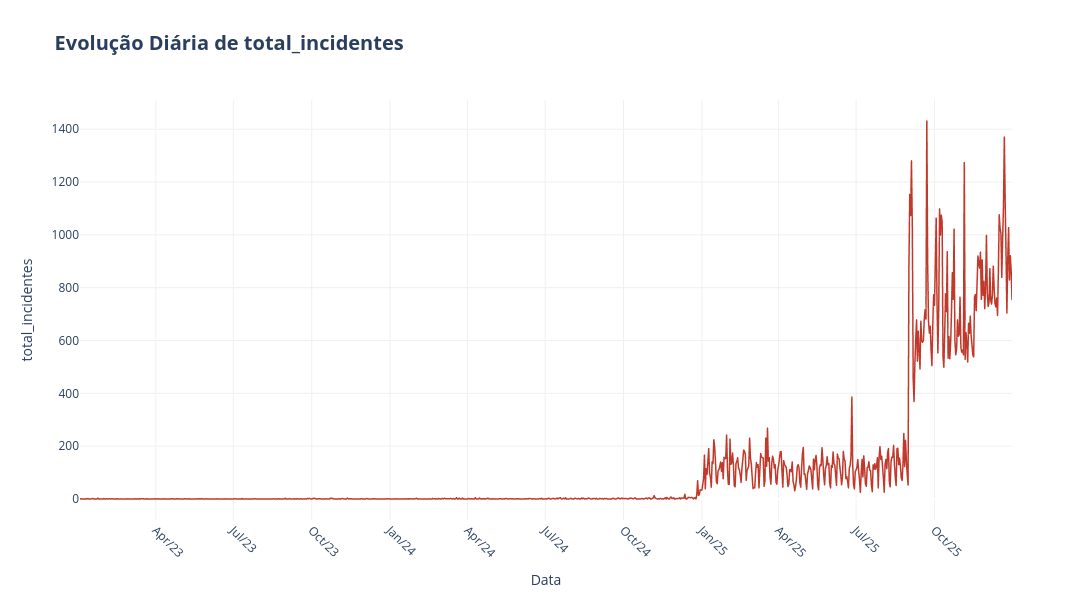
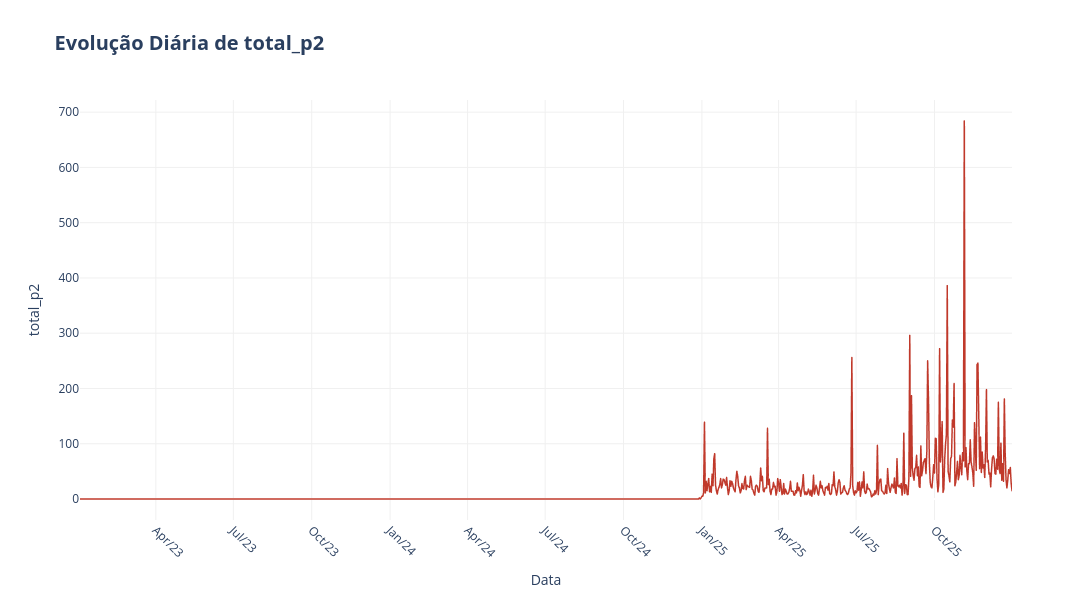
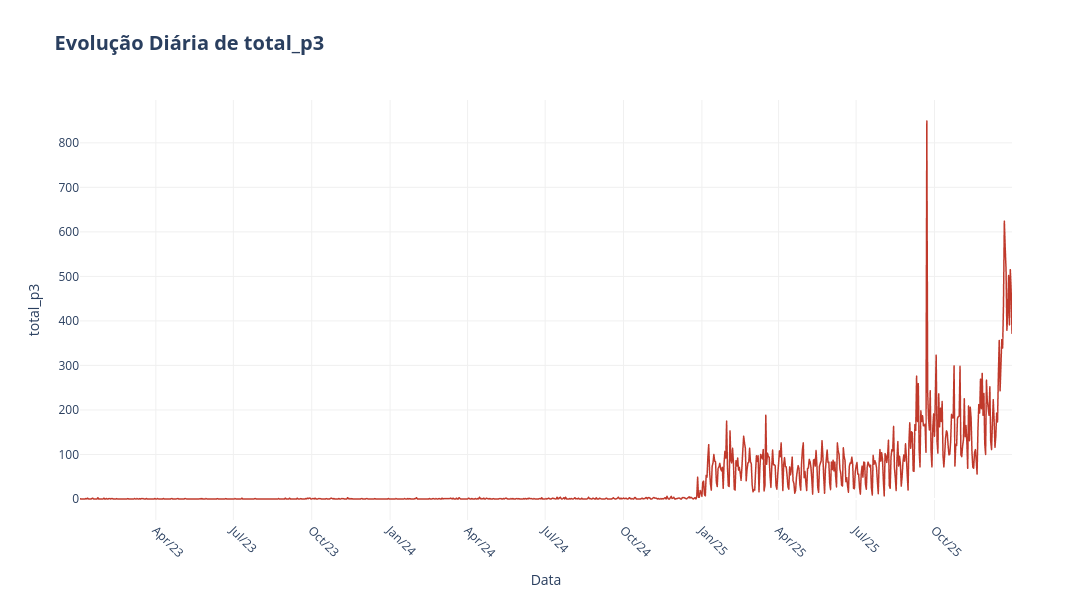
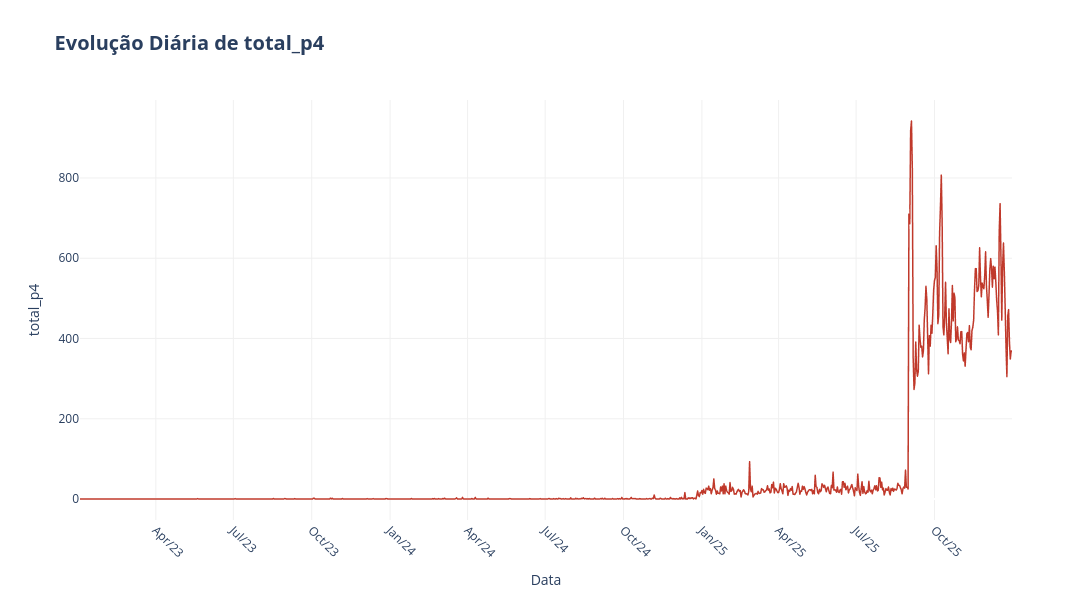

The cell these charts' notebook holds for them, in order:
### Markdown cell above
### Mapeamento do Comportamento Cronológico
Ao criar um gráfico de incidentes por dia, poderemos visualizar como a variável alvo tem se comportado ao longo do tempo. O que permitirá a identificação de possíveis quebras e tendências.

### Code cell
# Criando gráfico de incidentes por dia em ordem cronológica

for col in ["total_incidentes", "total_p2", "total_p3", "total_p4"]:
  fig = px.line(
      df_diario,
      x='data',
      y=col,
      title=f'<b>Evolução Diária de {col}</b>',
      labels={'data': 'Data', 'incidentes': 'Quantidade de Incidentes'}
  )

  fig.update_traces(
      line=dict(color='#c0392b', width=1.5),
      hovertemplate='<b>Data:</b> %{x|%d/%m/%Y}<br><b>Incidentes:</b> %{y}<extra></extra>'
  )

  fig.update_layout(
      title_font_size=20,
      hovermode='x unified',
      plot_bgcolor='white',
      xaxis=dict(
          showgrid=True,
          gridcolor='#f0f0f0',
          nticks=15,
          tickformat='%b/%y',
          tickangle=45
      ),
      yaxis=dict(
          showgrid=True,
          gridcolor='#f0f0f0'
      ),
      width=1100,
      height=600
  )
  fig.show()
  print("\n")

### Figure 1 — Plotly figure (JSON) as saved in the notebook; plotly's stock layout.template omitted (floating-point values rounded to 4 significant figures; data arrays with more than 128 entries replaced by an {"elided": "..."} marker saying what was removed)
{"data": [{"hovertemplate": "<b>Data:</b> %{x|%d/%m/%Y}<br><b>Incidentes:</b> %{y}<extra></extra>", "legendgroup": "", "line": {"color": "#c0392b", "dash": "solid", "width": 1.5}, "marker": {"symbol": "circle"}, "mode": "lines", "name": "", "showlegend": false, "type": "scattergl", "x": {"elided": "1095 str values"}, "xaxis": "x", "y": {"elided": "1095 int values"}, "yaxis": "y"}], "layout": {"height": 600, "hovermode": "x unified", "legend": {"tracegroupgap": 0}, "plot_bgcolor": "white", "title": {"font": {"size": 20}, "text": "<b>Evolução Diária de total_incidentes</b>"}, "width": 1100, "xaxis": {"anchor": "y", "domain": [0, 1], "gridcolor": "#f0f0f0", "nticks": 15, "showgrid": true, "tickangle": 45, "tickformat": "%b/%y", "title": {"text": "Data"}}, "yaxis": {"anchor": "x", "domain": [0, 1], "gridcolor": "#f0f0f0", "showgrid": true, "title": {"text": "total_incidentes"}}}}

### Figure 2 — Plotly figure (JSON) as saved in the notebook; plotly's stock layout.template omitted (floating-point values rounded to 4 significant figures; data arrays with more than 128 entries replaced by an {"elided": "..."} marker saying what was removed)
{"data": [{"hovertemplate": "<b>Data:</b> %{x|%d/%m/%Y}<br><b>Incidentes:</b> %{y}<extra></extra>", "legendgroup": "", "line": {"color": "#c0392b", "dash": "solid", "width": 1.5}, "marker": {"symbol": "circle"}, "mode": "lines", "name": "", "showlegend": false, "type": "scattergl", "x": {"elided": "1095 str values"}, "xaxis": "x", "y": {"elided": "1095 int values"}, "yaxis": "y"}], "layout": {"height": 600, "hovermode": "x unified", "legend": {"tracegroupgap": 0}, "plot_bgcolor": "white", "title": {"font": {"size": 20}, "text": "<b>Evolução Diária de total_p2</b>"}, "width": 1100, "xaxis": {"anchor": "y", "domain": [0, 1], "gridcolor": "#f0f0f0", "nticks": 15, "showgrid": true, "tickangle": 45, "tickformat": "%b/%y", "title": {"text": "Data"}}, "yaxis": {"anchor": "x", "domain": [0, 1], "gridcolor": "#f0f0f0", "showgrid": true, "title": {"text": "total_p2"}}}}

### Figure 3 — Plotly figure (JSON) as saved in the notebook; plotly's stock layout.template omitted (floating-point values rounded to 4 significant figures; data arrays with more than 128 entries replaced by an {"elided": "..."} marker saying what was removed)
{"data": [{"hovertemplate": "<b>Data:</b> %{x|%d/%m/%Y}<br><b>Incidentes:</b> %{y}<extra></extra>", "legendgroup": "", "line": {"color": "#c0392b", "dash": "solid", "width": 1.5}, "marker": {"symbol": "circle"}, "mode": "lines", "name": "", "showlegend": false, "type": "scattergl", "x": {"elided": "1095 str values"}, "xaxis": "x", "y": {"elided": "1095 int values"}, "yaxis": "y"}], "layout": {"height": 600, "hovermode": "x unified", "legend": {"tracegroupgap": 0}, "plot_bgcolor": "white", "title": {"font": {"size": 20}, "text": "<b>Evolução Diária de total_p3</b>"}, "width": 1100, "xaxis": {"anchor": "y", "domain": [0, 1], "gridcolor": "#f0f0f0", "nticks": 15, "showgrid": true, "tickangle": 45, "tickformat": "%b/%y", "title": {"text": "Data"}}, "yaxis": {"anchor": "x", "domain": [0, 1], "gridcolor": "#f0f0f0", "showgrid": true, "title": {"text": "total_p3"}}}}

### Figure 4 — Plotly figure (JSON) as saved in the notebook; plotly's stock layout.template omitted (floating-point values rounded to 4 significant figures; data arrays with more than 128 entries replaced by an {"elided": "..."} marker saying what was removed)
{"data": [{"hovertemplate": "<b>Data:</b> %{x|%d/%m/%Y}<br><b>Incidentes:</b> %{y}<extra></extra>", "legendgroup": "", "line": {"color": "#c0392b", "dash": "solid", "width": 1.5}, "marker": {"symbol": "circle"}, "mode": "lines", "name": "", "showlegend": false, "type": "scattergl", "x": {"elided": "1095 str values"}, "xaxis": "x", "y": {"elided": "1095 int values"}, "yaxis": "y"}], "layout": {"height": 600, "hovermode": "x unified", "legend": {"tracegroupgap": 0}, "plot_bgcolor": "white", "title": {"font": {"size": 20}, "text": "<b>Evolução Diária de total_p4</b>"}, "width": 1100, "xaxis": {"anchor": "y", "domain": [0, 1], "gridcolor": "#f0f0f0", "nticks": 15, "showgrid": true, "tickangle": 45, "tickformat": "%b/%y", "title": {"text": "Data"}}, "yaxis": {"anchor": "x", "domain": [0, 1], "gridcolor": "#f0f0f0", "showgrid": true, "title": {"text": "total_p4"}}}}
